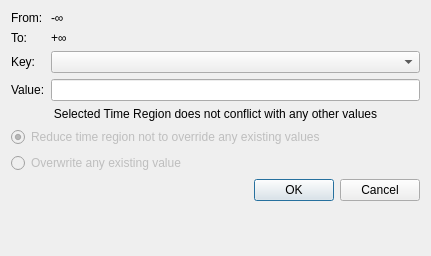
<?xml version="1.0" encoding="UTF-8"?>
<ui version="4.0">
 <class>SetAntValueDialog</class>
 <widget class="QDialog" name="SetAntValueDialog">
  <property name="geometry">
   <rect>
    <x>0</x>
    <y>0</y>
    <width>431</width>
    <height>256</height>
   </rect>
  </property>
  <property name="windowTitle">
   <string>Set Value for Ant 000</string>
  </property>
  <layout class="QFormLayout" name="formLayout">
   <item row="0" column="0">
    <widget class="QLabel" name="fromLabel">
     <property name="text">
      <string>From:</string>
     </property>
    </widget>
   </item>
   <item row="0" column="1">
    <widget class="QLabel" name="fromTimeLabel">
     <property name="text">
      <string>-∞</string>
     </property>
     <property name="alignment">
      <set>Qt::AlignLeading|Qt::AlignLeft|Qt::AlignVCenter</set>
     </property>
    </widget>
   </item>
   <item row="1" column="0">
    <widget class="QLabel" name="toLabel">
     <property name="text">
      <string>To:</string>
     </property>
    </widget>
   </item>
   <item row="1" column="1">
    <widget class="QLabel" name="toTimeLabel">
     <property name="text">
      <string>+∞</string>
     </property>
     <property name="alignment">
      <set>Qt::AlignLeading|Qt::AlignLeft|Qt::AlignVCenter</set>
     </property>
    </widget>
   </item>
   <item row="3" column="0">
    <widget class="QLabel" name="keyLabel">
     <property name="text">
      <string>Key:</string>
     </property>
    </widget>
   </item>
   <item row="3" column="1">
    <widget class="QComboBox" name="keyComboBox"/>
   </item>
   <item row="4" column="0">
    <widget class="QLabel" name="valueLabel">
     <property name="text">
      <string>Value:</string>
     </property>
    </widget>
   </item>
   <item row="4" column="1">
    <widget class="QLineEdit" name="valueEdit">
     <property name="text">
      <string/>
     </property>
    </widget>
   </item>
   <item row="6" column="0" colspan="2">
    <widget class="QLabel" name="infoLabel">
     <property name="text">
      <string>Selected Time Region does not conflict with any other values</string>
     </property>
     <property name="alignment">
      <set>Qt::AlignCenter</set>
     </property>
    </widget>
   </item>
   <item row="10" column="1">
    <widget class="QDialogButtonBox" name="buttonBox">
     <property name="orientation">
      <enum>Qt::Horizontal</enum>
     </property>
     <property name="standardButtons">
      <set>QDialogButtonBox::Cancel|QDialogButtonBox::Ok</set>
     </property>
     <property name="centerButtons">
      <bool>false</bool>
     </property>
    </widget>
   </item>
   <item row="8" column="0" colspan="2">
    <widget class="QRadioButton" name="reduceButton">
     <property name="enabled">
      <bool>false</bool>
     </property>
     <property name="text">
      <string>Reduce time region not to override any existing values</string>
     </property>
     <property name="checked">
      <bool>true</bool>
     </property>
    </widget>
   </item>
   <item row="9" column="0" colspan="2">
    <widget class="QRadioButton" name="overwriteButton">
     <property name="enabled">
      <bool>false</bool>
     </property>
     <property name="text">
      <string>Overwrite any existing value</string>
     </property>
    </widget>
   </item>
  </layout>
 </widget>
 <tabstops>
  <tabstop>keyComboBox</tabstop>
  <tabstop>valueEdit</tabstop>
 </tabstops>
 <resources/>
 <connections>
  <connection>
   <sender>buttonBox</sender>
   <signal>accepted()</signal>
   <receiver>SetAntValueDialog</receiver>
   <slot>accept()</slot>
   <hints>
    <hint type="sourcelabel">
     <x>248</x>
     <y>254</y>
    </hint>
    <hint type="destinationlabel">
     <x>157</x>
     <y>274</y>
    </hint>
   </hints>
  </connection>
  <connection>
   <sender>buttonBox</sender>
   <signal>rejected()</signal>
   <receiver>SetAntValueDialog</receiver>
   <slot>reject()</slot>
   <hints>
    <hint type="sourcelabel">
     <x>316</x>
     <y>260</y>
    </hint>
    <hint type="destinationlabel">
     <x>286</x>
     <y>274</y>
    </hint>
   </hints>
  </connection>
 </connections>
</ui>
